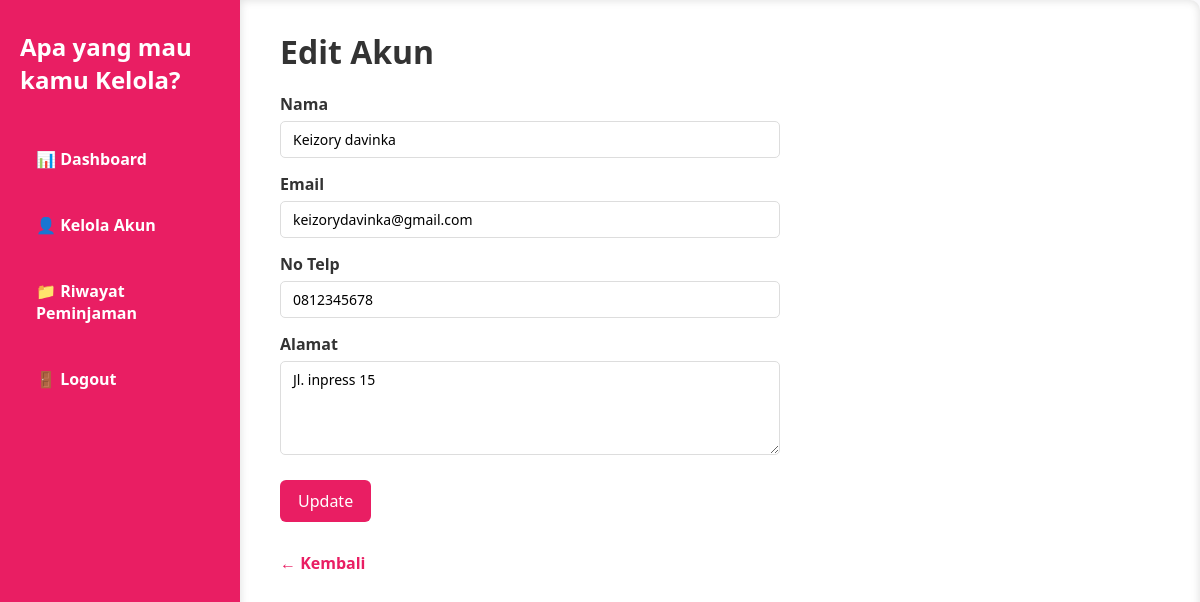
/edit_akun.php?id=7 (signed in), run on the app's committed database.
### tables this page shows
CREATE TABLE `t_anggota` (
  `id_anggota` int(11) NOT NULL,
  `nama` varchar(100) DEFAULT NULL,
  `alamat` text DEFAULT NULL,
  `telepon` varchar(15) DEFAULT NULL,
  `id_account` int(11) DEFAULT NULL,
  `email` varchar(100) DEFAULT NULL
);

### edit_akun.php (the view, shortened to what this page needs)
<?php
include "koneksi.php";
$id = isset($_GET['id']) ? intval($_GET['id']) : 0;
$query = mysqli_query($conn, "SELECT * FROM t_anggota WHERE id_anggota = $id");
$data = mysqli_fetch_assoc($query);
?>
<!DOCTYPE html>
<html lang="id">
<head>
</head>
<body>
    <div class="sidebar">
    <h2>Apa yang mau kamu Kelola?</h2>
    <a href="dashboard_admin.php">📊 Dashboard</a>
    <a href="manajemen_akun.php">👤 Kelola Akun</a>
    <a href="laporan_peminjaman.php">📁 Riwayat Peminjaman</a>
    <a href="logout.php">🚪 Logout</a>
</div>
    <div class="content">
        <h1>Edit Akun</h1>
        <form method="POST" action="">
            <label for="nama">Nama</label>
            <input type="text" name="nama" id="nama" value="<?= htmlspecialchars($data['nama']) ?>" required />
            <label for="email">Email</label>
            <input type="email" name="email" id="email" value="<?= htmlspecialchars($data['email']) ?>" required />
            <label for="telepon">No Telp</label>
            <input type="text" name="telepon" id="telepon" value="<?= htmlspecialchars($data['telepon']) ?>" />
            <label for="alamat">Alamat</label>
            <textarea name="alamat" id="alamat" rows="4"><?= htmlspecialchars($data['alamat']) ?></textarea>
            <button type="submit">Update</button>
        </form>
        <a href="manajemen_akun.php" class="back">← Kembali</a>
    </div>
</body>
</html>

### edit_akun.php (style rules this page uses)
* { font-family: 'Segoe UI', sans-serif; box-sizing: border-box; margin: 0; padding: 0; }
body { display: flex; min-height: 100vh; background-color: #f9f9fb; }
.sidebar { width: 240px; background-color: #e91e63; color: white; padding: 30px 20px; display: flex; flex-direction: column; gap: 20px; }
.sidebar h2 { font-weight: 700; margin-bottom: 20px; font-size: 24px; }
.sidebar a { color: white; text-decoration: none; padding: 12px 16px; border-radius: 6px; font-weight: 600; transition: background-color 0.3s; }
.content { flex-grow: 1; padding: 30px 40px; background: #fff; box-shadow: inset 0 0 10px #ddd; border-radius: 0 10px 10px 0; }
h1 { margin-bottom: 20px; color: #333; }
form { max-width: 500px; }
label { display: block; margin-top: 15px; margin-bottom: 6px; font-weight: 600; color: #333; }
input[type="text"], input[type="email"], textarea { width: 100%; padding: 8px 12px; border: 1px solid #ddd; border-radius: 5px; font-size: 14px; resize: vertical; transition: border-color 0.3s; }
button { margin-top: 20px; background-color: #e91e63; color: white; padding: 10px 18px; border: none; border-radius: 6px; cursor: pointer; font-size: 16px; transition: background-color 0.3s; }
a.back { display: inline-block; margin-top: 30px; color: #e91e63; text-decoration: none; font-weight: 600; transition: color 0.3s; }

### data on the page
t_anggota: nama "Keizory davinka", email "keizorydavinka@gmail.com", telepon "0812345678", alamat "Jl. inpress 15"
